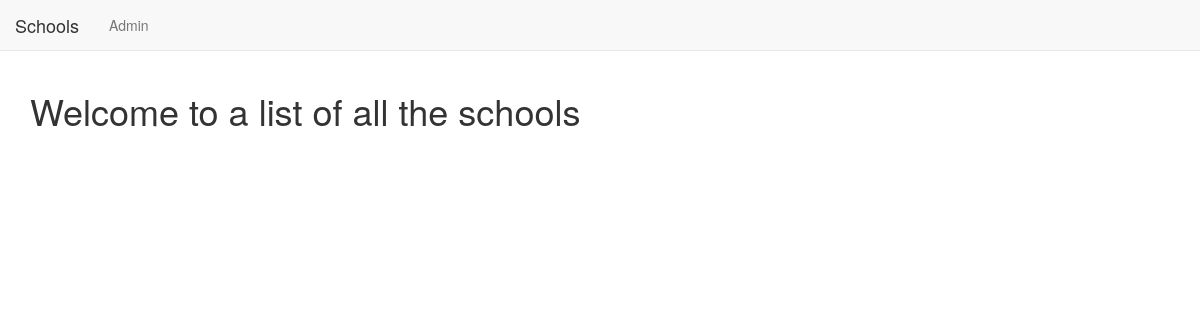
The app's page /basic_app/, older data.
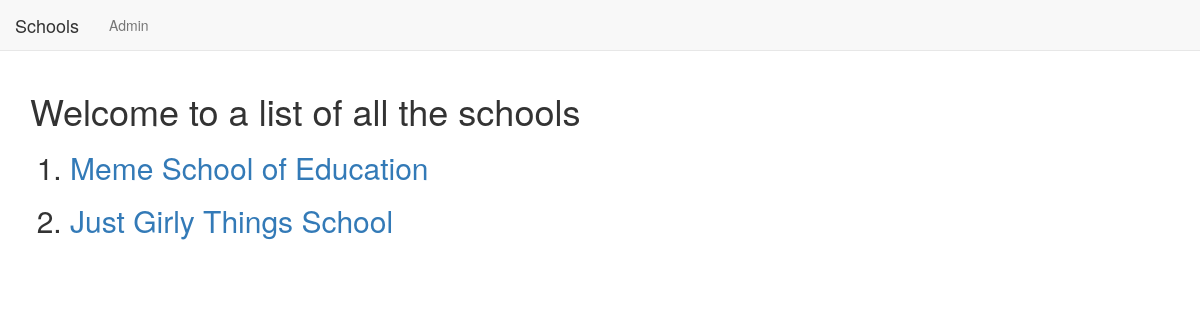
The same page, newer data.
### basic_app/models.py (models this page shows, shortened)
class School(models.Model):
    name = models.CharField(max_length = 250)
    principal = models.CharField(max_length = 250)
    location = models.CharField(max_length = 250)

### basic_app/views.py (the view)
# urls.py: path('',views.SchoolListView.as_view(),name='list'), # class based views way...name=list is used in base.html
class SchoolListView(ListView):
    context_object_name = 'schools'  #context
    model = School

### basic_app/templates/basic_app/school_list.html
{% extends "basic_app/basic_app_base.html" %}
{% block  body_block %}
<h1>Welcome to a list of all the schools</h1>
<ol>
  {% for school in schools %}
  <h2> <li> <a href="{{school.id}}">{{school.name}}</a></li> </h2>
  {% endfor %}
</ol>
{% endblock %}

### basic_app/templates/basic_app/basic_app_base.html (shortened to what this page needs)
<!DOCTYPE html>
<html lang="en" dir="ltr">
  <head>
    <link rel="stylesheet" href="https://maxcdn.bootstrapcdn.com/bootstrap/3.3.7/css/bootstrap.min.css">
  </head>
  <body>
    <nav class = "navbar navbar-default navbar-static-top">
      <ul class= "nav navbar-nav">
        <li> <a class = "navbar-brand" href="{% url 'basic_app:list'%}">Schools</a> </li>
        <li> <a class = "navbar-link" href="{% url 'admin:index' %}">Admin</a> </li>
        <li> <a href="#"></a> </li>
      </ul>
    </nav>
<div class="container">
  {% block body_block %}
  {% endblock %}
</div>
  </body>
</html>

Row changes from the older to the newer data that the page shows:
added School: name "Meme School of Education"
added School: name "Just Girly Things School"
